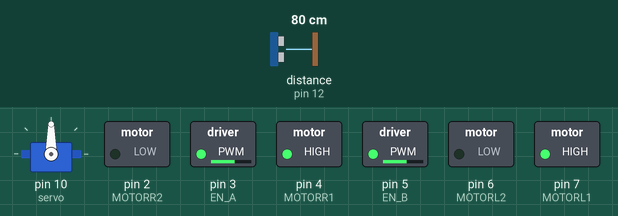
A sketch run on a simulated Arduino Uno, built with avr-gcc and run on an emulated ATmega328P. Parts: servo, switched loads named in the sketch (green lamp = pin HIGH). Dashed ring = blinking. The inputs (shaded band) are chosen by the test bench; at power-on: distance to the obstacle (sensor on pin 12) 80 cm. The echo pulse lasts 58.3 µs per cm.

Above: at 1.9 s.
2.0 s: distance to the obstacle (sensor on pin 12) set to 39 cm
5.4 s: distance to the obstacle (sensor on pin 12) set to 32 cm
At 7.0 s:
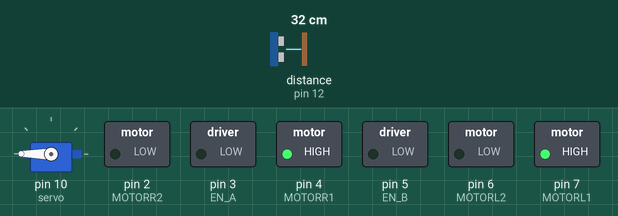
8.8 s: distance to the obstacle (sensor on pin 12) set to 60 cm
At 10.4 s:
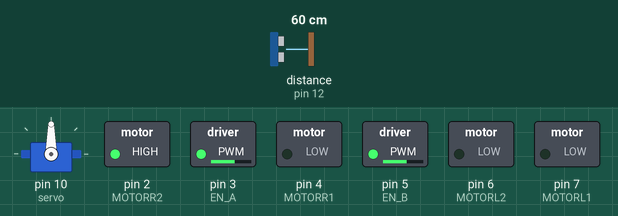
12.2 s: distance to the obstacle (sensor on pin 12) set to 2 cm
At 12.9 s:
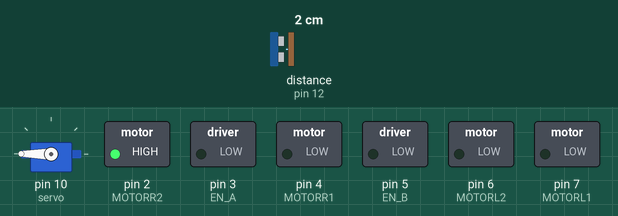
Timing chart, 0 to 16.6 s (numbered marks = the images above; inputs shaded):
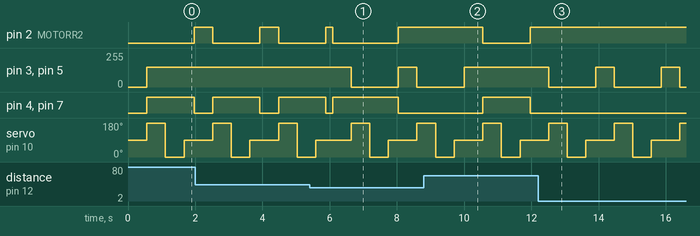

The sketch:

obsctacle_avoiding_car.ino
```cpp
#include <Servo.h>// servo motor kütüphanesi
#include <NewPing.h>

const int  MOTORR1 = 4; // sağ ön
const int  MOTORR2 = 2; // sağ arka
const int  EN_A = 3; // ENA SAĞ
const int  MOTORL1 = 7; //sol ön
const int  MOTORL2 = 6; //sol arka
const int  EN_B = 5; //ENB SOL

#define USTrigger 11
#define USEcho 12
#define Maksimum_uzaklik 100

Servo servo; //servo motor tanımlama
NewPing sonar(USTrigger, USEcho, Maksimum_uzaklik);//ultrasonik sensör tanımlama

unsigned int uzaklik;
unsigned int on_uzaklik;
unsigned int sol_uzaklik;
unsigned int sag_uzaklik;
unsigned int zaman;

void setup() {
  pinMode(MOTORR1, OUTPUT);
  pinMode(MOTORR2, OUTPUT);
  pinMode(MOTORL1, OUTPUT);
  pinMode(MOTORL2, OUTPUT);
  pinMode(EN_A, OUTPUT);
  pinMode(EN_B, OUTPUT);
  servo.attach(10); //servo pin tanımı
}

/************************FORWARD**********************/
  void forward()
  {
    analogWrite(EN_A, 150); // SAĞ motorun hızı 150
    digitalWrite(MOTORR1, HIGH); // SAĞ motorun ileri hareketi aktif
    digitalWrite(MOTORR2, LOW); // SAĞ motorun geri hareketi pasif

    analogWrite(EN_B, 150); // SOL motorun hızı 150
    digitalWrite(MOTORL1, HIGH); // SOL motorun ileri hareketi aktif
    digitalWrite(MOTORR2, LOW); // SOL motorun geri hareketi pasif

  }

/************************BACK**********************/
  void back()
  {
    analogWrite(EN_A, 150); // SAĞ motorun hızı 150
    digitalWrite(MOTORR1, LOW); // SAĞ motorun ileri hareketi aktif
    digitalWrite(MOTORR2, HIGH); // SAĞ motorun geri hareketi pasif

    analogWrite(EN_B, 150); // SOL motorun hızı 150
    digitalWrite(MOTORL1, LOW); // SOL motorun ileri hareketi aktif
    digitalWrite(MOTORR2, HIGH); // SOL motorun geri hareketi pasif

  }

/************************RIGHT**********************/
  void right()
  {
    analogWrite(EN_A, 150); // SAĞ motorun hızı 150
    digitalWrite(MOTORR1, HIGH); // SAĞ motorun ileri hareketi aktif
    digitalWrite(MOTORR2, LOW); // SAĞ motorun geri hareketi pasif

    analogWrite(EN_B, 150); // SOL motorun hızı 150
    digitalWrite(MOTORL1, LOW); // SOL motorun ileri hareketi aktif
    digitalWrite(MOTORR2, HIGH); // SOL motorun geri hareketi pasif

  }

/************************FORWARD**********************/
  void left()
  {
    analogWrite(EN_A, 150); // SAĞ motorun hızı 150
    digitalWrite(MOTORR1, LOW); // SAĞ motorun ileri hareketi aktif
    digitalWrite(MOTORR2, HIGH); // SAĞ motorun geri hareketi pasif

    analogWrite(EN_B, 150); // SOL motorun hızı 150
    digitalWrite(MOTORL1, LOW); // SOL motorun ileri hareketi aktif
    digitalWrite(MOTORR2, HIGH); // SOL motorun geri hareketi pasif

  }

/************************FORWARD**********************/
  void stop()
  {
    analogWrite(EN_A, 0); // SAĞ motorun hızı 150

    analogWrite(EN_B, 0); // SOL motorun hızı 150
  }
  void sensor_olcum()
  {
    delay(50);
    zaman = sonar.ping();
    uzaklik = zaman / US_ROUNDTRIP_CM;

  }

void loop() {

  delay(500);
  servo.write(90);
  sensor_olcum();
  on_uzaklik = uzaklik;
  if(uzaklik > 35 || uzaklik == 0)
    forward();
  else
    stop();

  servo.write(180);
  delay(500);
  sensor_olcum();
  sol_uzaklik = uzaklik;

  servo.write(0);
  delay(500);
  sensor_olcum();
  sag_uzaklik = uzaklik;

  servo.write(90);
  delay(300);

  if(sag_uzaklik > sol_uzaklik)
  {
    right();
    delay(200);
    forward();
  }
  else if(sol_uzaklik > sag_uzaklik)
  {
    left();
    delay(200);
    forward();
  }
   else
    back();


}
```

Measured:
- the behaviour switches between 36 and 35 cm on distance to the obstacle (sensor on pin 12) (found by bisection; images 0 and 1)
- after the input at 5.4 s, pin 3 (EN_A), pin 5 (EN_B): 150/255 → 0/255 after 1.2 s, → 150/255 1.4 s later, → 0/255 0.55 s later
- after the input at 8.8 s, pin 2 (MOTORR2): HIGH → LOW after 1.8 s, → HIGH 1.4 s later; pin 3 (EN_A), pin 5 (EN_B): goes on until 10.0 s, then stays 150/255; pin 4 (MOTORR1), pin 7 (MOTORL1): LOW → HIGH after 1.8 s, → LOW 1.4 s later
- after the input at 12.2 s, pin 2 (MOTORR2): stops changing and stays HIGH; pin 3 (EN_A), pin 5 (EN_B): alternates 150/255 for 0.55 s and 0/255 for 1.4 s, starting after 0.32 s; pin 4 (MOTORR1), pin 7 (MOTORL1): stops changing and stays LOW
